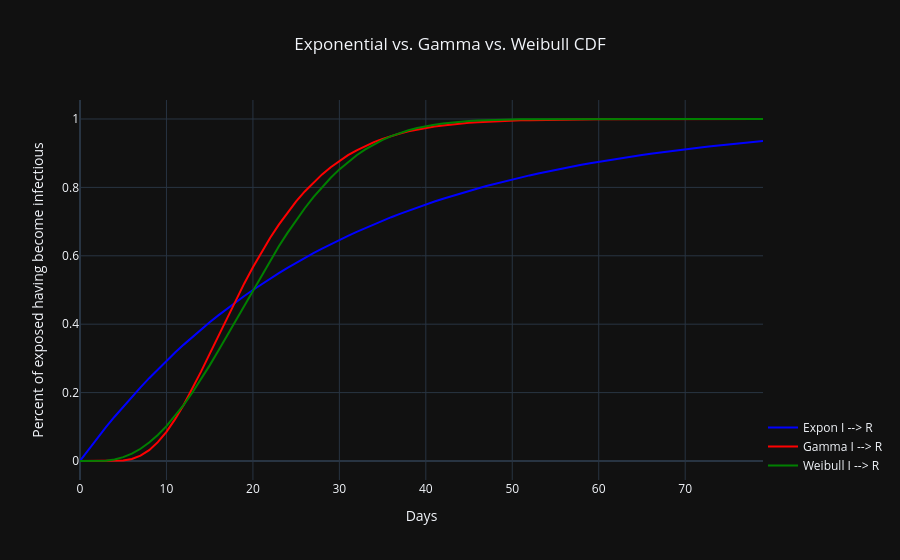

Notebook code for this chart:
### Markdown cell above
### Gamma or Weibull distributed infectious period

While we used a Gamma distribution for $T_{Latent}$ above, we do not have a mean for  $T_{Infectious}$ data for COVID-19. We can still try to find a Gamma distribution that matches but it may be a bit more difficult to do.

With the median however, we could use the Weibull distribution as described earlier.

$$Median = \lambda (\ln 2)^{1/k}$$
$$\leftrightarrow \lambda = \frac{Median}{(\ln 2)^{1/k}}$$
$$\leftrightarrow \lambda = \frac{20}{(\ln 2)^{1/k}}$$

The range is [8,37] days so we could translate this as follows:

* 5th percentile = 8 days
* 95th percentil = 37 days

We find the following parameters result in a pretty close Gamma distribution:

* $loc = 3$
* $k = 4$
* $\theta = 4.25$

Similarly, we find the following parameters result in a pretty close Weibull distribution:
* $loc = 2$
* $k = 2.3$
* $\lambda = \frac{20-2}{(\ln 2)^{1/k}} = 21.11$

### Code cell
#| code-fold: true

p = 10000

days=80

k=4
locg=3
theta=(20-locg)/k

locw=2
wk = 2.3
wl = (20-locw)/(math.log(2)**(1/wk))

loce=0
scale=28.85-loce

df = pd.DataFrame({
    'Exponential': expon.rvs(loc=loce, scale=scale,size=p),
    'Gamma': gamma.rvs(k,loc=locg,scale=theta,size=p),
    'Weibull': weibull_min.rvs(wk, loc=locw, scale=wl,size=p)
    })

t=PrettyTable(['Distribution', 'Mean', 'Median', '5th percentile', '95th percentile'])
t.add_row(['Exponential', df.Exponential.mean(), df.Exponential.median(), df.Exponential.quantile(q=0.05), df.Exponential.quantile(q=0.95)])
t.add_row(['Gamma', df.Gamma.mean(), df.Gamma.median(), df.Gamma.quantile(q=0.05), df.Gamma.quantile(q=0.95)])
t.add_row(['Weibull', df.Weibull.mean(), df.Weibull.median(), df.Weibull.quantile(q=0.05), df.Weibull.quantile(q=0.95)])
print(t)

fig = go.Figure(data=[       
    go.Scatter(name='Expon I --> R', x=np.arange(days), y=expon.cdf(np.arange(days), loc=loce, scale=scale), line={'color':'blue'}),
    go.Scatter(name='Gamma I --> R', x=np.arange(days), y=gamma.cdf(np.arange(days), k, loc=locg, scale=theta), line={'color':'red'}),
    go.Scatter(name='Weibull I --> R', x=np.arange(days), y=weibull_min.cdf(np.arange(days), wk, loc=locw, scale=wl), line={'color':'green'})
])

fig.update_layout(
    title={
        'text':'Exponential vs. Gamma vs. Weibull CDF',
        'x':0.5,
        'xanchor':'center'
    },
    xaxis_title='Days',
    yaxis_title='Percent of exposed having become infectious',
    legend=dict(
        x=1,
        y=0,
        traceorder="normal",
    )
)

fig

### Figure 1 — Plotly figure (JSON) as saved in the notebook; plotly's stock layout.template omitted (floating-point values rounded to 4 significant figures)
{"data": [{"line": {"color": "blue"}, "name": "Expon I --> R", "type": "scatter", "x": [0, 1, 2, 3, 4, 5, 6, 7, 8, 9, 10, 11, 12, 13, 14, 15, 16, 17, 18, 19, 20, 21, 22, 23, 24, 25, 26, 27, 28, 29, 30, 31, 32, 33, 34, 35, 36, 37, 38, 39, 40, 41, 42, 43, 44, 45, 46, 47, 48, 49, 50, 51, 52, 53, 54, 55, 56, 57, 58, 59, 60, 61, 62, 63, 64, 65, 66, 67, 68, 69, 70, 71, 72, 73, 74, 75, 76, 77, 78, 79], "y": [0, 0.03407, 0.06698, 0.09876, 0.1295, 0.1591, 0.1878, 0.2154, 0.2422, 0.268, 0.2929, 0.317, 0.3403, 0.3628, 0.3845, 0.4054, 0.4257, 0.4453, 0.4642, 0.4824, 0.5, 0.5171, 0.5335, 0.5494, 0.5648, 0.5796, 0.5939, 0.6078, 0.6211, 0.634, 0.6465, 0.6585, 0.6702, 0.6814, 0.6923, 0.7027, 0.7129, 0.7227, 0.7321, 0.7412, 0.75, 0.7586, 0.7668, 0.7747, 0.7824, 0.7898, 0.797, 0.8039, 0.8106, 0.817, 0.8233, 0.8293, 0.8351, 0.8407, 0.8461, 0.8514, 0.8565, 0.8613, 0.8661, 0.8706, 0.875, 0.8793, 0.8834, 0.8874, 0.8912, 0.8949, 0.8985, 0.902, 0.9053, 0.9085, 0.9116, 0.9147, 0.9176, 0.9204, 0.9231, 0.9257, 0.9282, 0.9307, 0.933, 0.9353]}, {"line": {"color": "red"}, "name": "Gamma I --> R", "type": "scatter", "x": [0, 1, 2, 3, 4, 5, 6, 7, 8, 9, 10, 11, 12, 13, 14, 15, 16, 17, 18, 19, 20, 21, 22, 23, 24, 25, 26, 27, 28, 29, 30, 31, 32, 33, 34, 35, 36, 37, 38, 39, 40, 41, 42, 43, 44, 45, 46, 47, 48, 49, 50, 51, 52, 53, 54, 55, 56, 57, 58, 59, 60, 61, 62, 63, 64, 65, 66, 67, 68, 69, 70, 71, 72, 73, 74, 75, 76, 77, 78, 79], "y": [0, 0, 0, 0, 0.0001059, 0.001407, 0.005922, 0.01559, 0.03176, 0.05506, 0.08543, 0.1223, 0.1647, 0.2115, 0.2614, 0.3133, 0.3659, 0.4184, 0.4697, 0.5193, 0.5665, 0.6111, 0.6527, 0.6912, 0.7266, 0.7589, 0.7881, 0.8144, 0.838, 0.859, 0.8776, 0.8941, 0.9086, 0.9212, 0.9323, 0.942, 0.9504, 0.9576, 0.9639, 0.9693, 0.9739, 0.9779, 0.9813, 0.9842, 0.9866, 0.9887, 0.9905, 0.992, 0.9933, 0.9944, 0.9953, 0.9961, 0.9967, 0.9973, 0.9977, 0.9981, 0.9984, 0.9987, 0.9989, 0.9991, 0.9992, 0.9994, 0.9995, 0.9996, 0.9996, 0.9997, 0.9998, 0.9998, 0.9998, 0.9999, 0.9999, 0.9999, 0.9999, 0.9999, 0.9999, 1.0, 1.0, 1.0, 1.0, 1.0]}, {"line": {"color": "green"}, "name": "Weibull I --> R", "type": "scatter", "x": [0, 1, 2, 3, 4, 5, 6, 7, 8, 9, 10, 11, 12, 13, 14, 15, 16, 17, 18, 19, 20, 21, 22, 23, 24, 25, 26, 27, 28, 29, 30, 31, 32, 33, 34, 35, 36, 37, 38, 39, 40, 41, 42, 43, 44, 45, 46, 47, 48, 49, 50, 51, 52, 53, 54, 55, 56, 57, 58, 59, 60, 61, 62, 63, 64, 65, 66, 67, 68, 69, 70, 71, 72, 73, 74, 75, 76, 77, 78, 79], "y": [0, 0, 0, 0.0008985, 0.004417, 0.01119, 0.02156, 0.03576, 0.05389, 0.07593, 0.1018, 0.1313, 0.1642, 0.2001, 0.2387, 0.2796, 0.3222, 0.366, 0.4106, 0.4554, 0.5, 0.5438, 0.5865, 0.6277, 0.667, 0.7042, 0.739, 0.7714, 0.8011, 0.8282, 0.8527, 0.8746, 0.894, 0.9111, 0.926, 0.9388, 0.9499, 0.9592, 0.9671, 0.9736, 0.979, 0.9835, 0.9871, 0.99, 0.9923, 0.9941, 0.9956, 0.9967, 0.9975, 0.9982, 0.9987, 0.999, 0.9993, 0.9995, 0.9996, 0.9998, 0.9998, 0.9999, 0.9999, 0.9999, 1.0, 1.0, 1.0, 1.0, 1.0, 1.0, 1.0, 1.0, 1.0, 1.0, 1.0, 1.0, 1.0, 1.0, 1.0, 1.0, 1.0, 1.0, 1.0, 1.0]}], "layout": {"legend": {"traceorder": "normal", "x": 1, "y": 0}, "title": {"text": "Exponential vs. Gamma vs. Weibull CDF", "x": 0.5, "xanchor": "center"}, "xaxis": {"title": {"text": "Days"}}, "yaxis": {"title": {"text": "Percent of exposed having become infectious"}}}}
